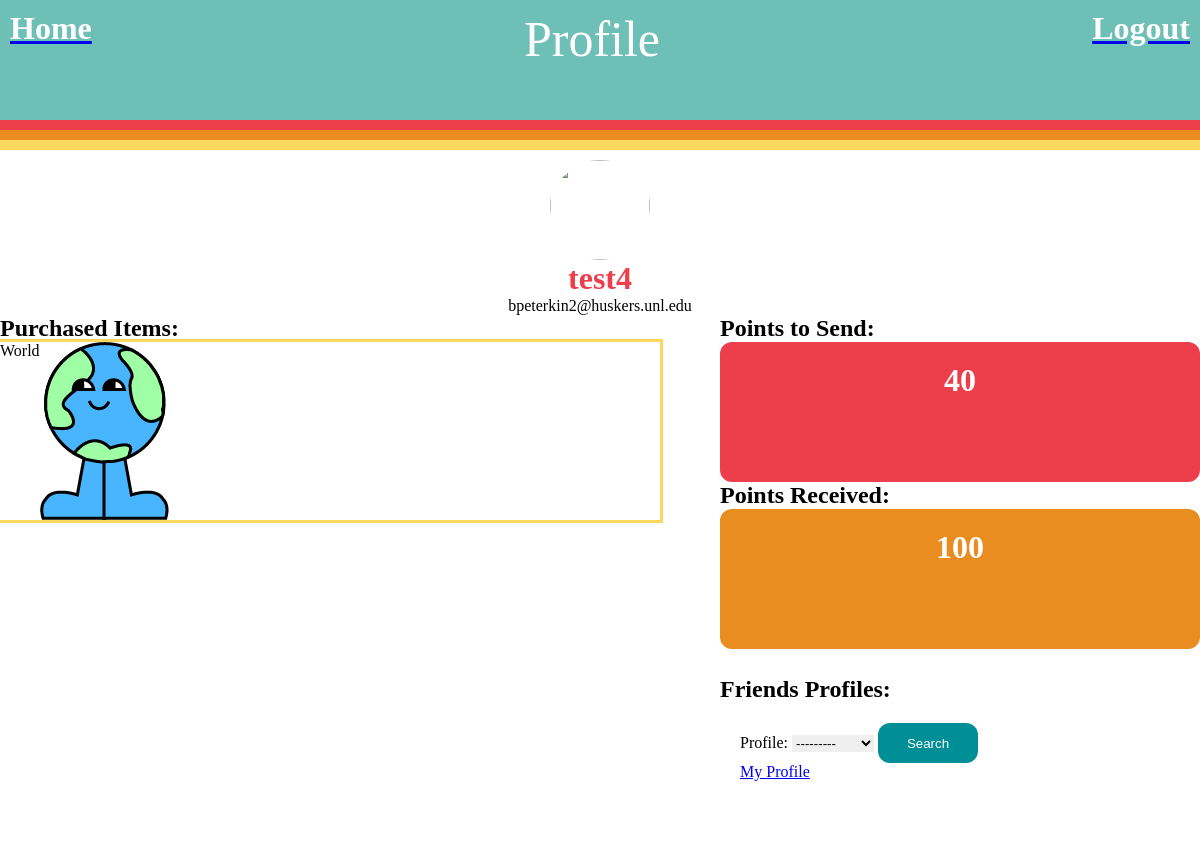
The app's page /profile/ (signed in) with its own data.
### base/models.py (models this page shows, shortened)
class PurchaseItem(models.Model):
    item = models.ForeignKey(StoreItem, on_delete=models.CASCADE, related_name='+')
    user = models.ForeignKey(User, on_delete=models.CASCADE, related_name='+')
    updated = models.DateTimeField(auto_now=True)
    created = models.DateTimeField(auto_now_add=True)
    class Meta:
        ordering = ['-created']
    def __str__(self):
        return str(self.item)

class StoreItem(models.Model):
    name = models.CharField(max_length=50)
    image = models.ImageField()
    updated = models.DateTimeField(auto_now=True)
    created = models.DateTimeField(auto_now_add=True)
    cost = models.IntegerField()
    timesPurchased = models.IntegerField(default=0)
    class Meta:
        ordering = ['-timesPurchased']
    def __str__(self):
        return self.name

class Profile(models.Model):
    profilePic = models.ImageField(null=True, blank=True)
    user = models.OneToOneField(User, null=True, blank=True, on_delete=models.CASCADE)
    email = models.EmailField(null=True, blank=True)
    notificationsOn = models.BooleanField(default=True)
    privacyOn = models.BooleanField(default=False)
    pointsToSend = models.IntegerField(default=100)
    pointsReceived = models.IntegerField(default=0)
    updated = models.DateTimeField(auto_now=True)
    created = models.DateTimeField(auto_now_add=True)
    lastMessageSent = models.DateTimeField(auto_now_add=True)
    class Meta:
        ordering = ['-pointsReceived']
    def __str__(self):
        return str(self.user)

### base/views.py (the view, shortened to what this page needs)
# urls.py: path('profile/', views.profile, name="profile"),
@login_required(login_url='login')
def profile(request):
    page = 'Profile'
    form = ProfileForm()
    user = request.user
    inventory = PurchaseItem.objects.filter(user=request.user.id)
    print(str(inventory))
    context = {'user': user,'inventory':inventory,'form':form, 'page': page}
    return render(request, 'base/profile.html', context)

### base/forms.py
class ProfileForm(ModelForm):
    def __init__(self,*args,**kwargs):
        super (ProfileForm,self ).__init__(*args,**kwargs)
        self.fields['profile'].queryset = Profile.objects.filter(privacyOn=False)
    class Meta:
        model = PublicProfile
        fields = ['profile']

### base/templates/base/profile.html (shortened to what this page needs)
{% extends 'main.html' %} {% block content %}
<div>
    <img src={{user.profile.profilePic}} alt="profile pic" width="100" height="100" class="center" style="border-radius: 50%;">
    <h1 style="text-align:center; color: #ED3E4B; ">{{user.username}}</h1>
    <p style="text-align: center;">{{user.email}}</p>
</div>
<div style="display: flex; flex-direction: columns;">
    <div style="width: 60vw;">
        <h2>Purchased Items:</h2>
        <div class="backpack" style="width: 55vw">
            {% for purchasedItem in inventory %}
            <p style="color:black;">{{purchasedItem.item}}</p>
            {% load static %}
            <img src="{% static purchasedItem.item.image %}" alt="{{item.name}}"> {% endfor %}
        </div>
    </div>
    <div style="width: 40vw;">
        <div style="display: flex; flex-direction: row;">
            <h2>Points to Send:</h2>
        </div>
        <div class="sPoints">
            <div class="item">
                <h1 style="color: white; text-align: center;">{{request.user.profile.pointsToSend}}</h1>
            </div>
        </div>
        <div style="display: flex; flex-direction: row;">
            <h2>Points Received:</h2>
        </div>
        <div class="rPoints">
            <div class="item">
                <h1 style="color: white; text-align: center;">{{request.user.profile.pointsReceived}}</h1>
            </div>
        </div>
        <div style="display: flex; flex-direction: row;">
            <h2 style="color: white;">space</h2>
        </div>
        <div style="display: flex; flex-direction: row;">
            <h2>Friends Profiles:</h2>
        </div>
        <div class="friends">
            <div class="item" style="color: black;">
                <form method="POST" action="">
                    {% csrf_token %} {{form.as_table}}
                    <input type="submit" value="Search" style="color: white; border-radius: 12px; background-color:#008F97; height: 40px; width: 100px;" />
                </form>
                <a href="{% url 'profile' %}"> My Profile</a>
            </div>
        </div>
    </div>
</div>
{% endblock content %}

### templates/main.html (style rules this page uses)
body { height: 100%; }

### templates/navbar.html (style rules this page uses)
.item { flex-grow: 1; height: 100px; color: white; text-decoration: none; align-items: center; justify-content: center; }

### base/templates/base/profile.html (style rules this page uses)
* { margin: 0; padding: 0; border: 0; }
.backpack { display: flex; outline-color: #FED760; outline-style: solid; width: 55vw }
.sPoints { display: flex; background: #ED3E4B; padding: 20px; border-radius: 12px; }
.rPoints { display: flex; background: #E98D20; padding: 20px; border-radius: 12px; }
.friends { display: flex; background: white; padding: 20px; border-radius: 12px; outline-color: #008F97; }
.item { flex-grow: 1; height: 100px; color: white; }
.center { display: block; margin-left: auto; margin-right: auto; padding-top: 10px; }

### records on screen
PurchaseItem: item "World", item.image (picture)

### other values on screen
{{ page }} "Profile"
{{ user.username }} "test4"
{{ user.email }} "bpeterkin2@huskers.unl.edu"
{{ request.user.profile.pointsToSend }} "40"
{{ request.user.profile.pointsReceived }} "100"
